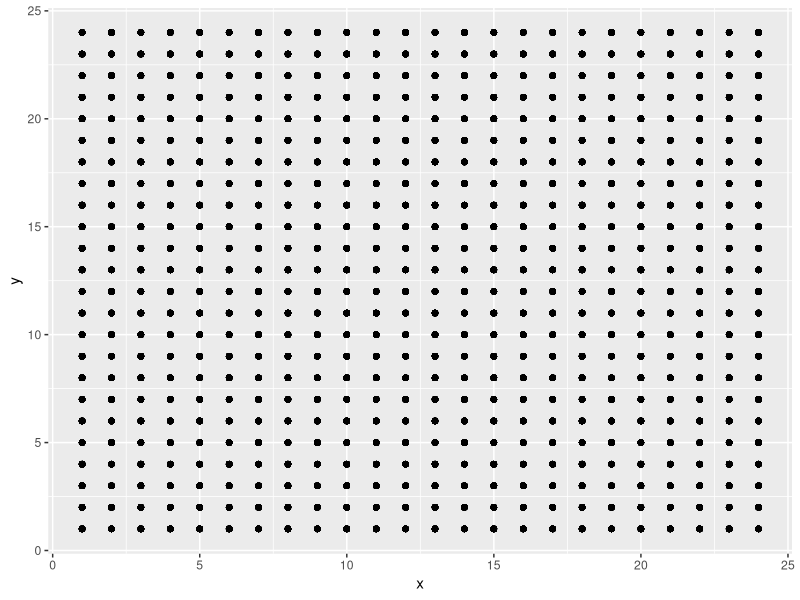
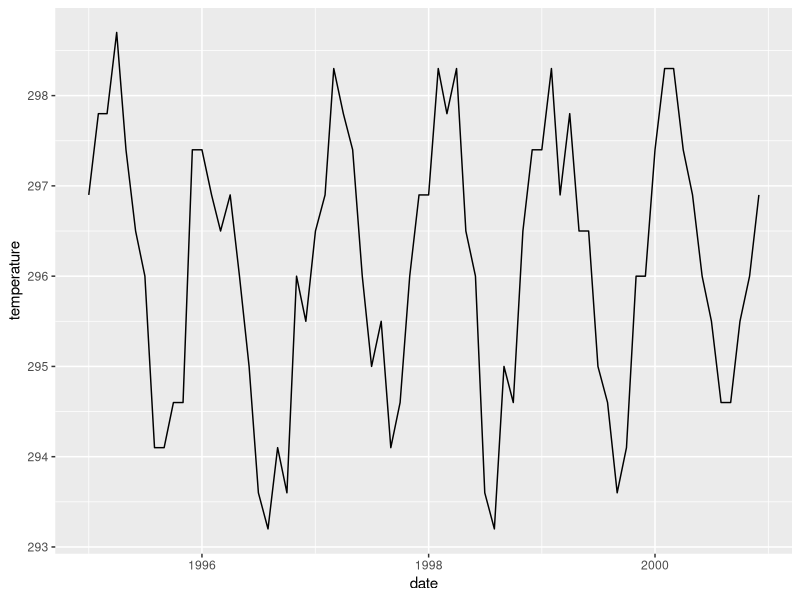
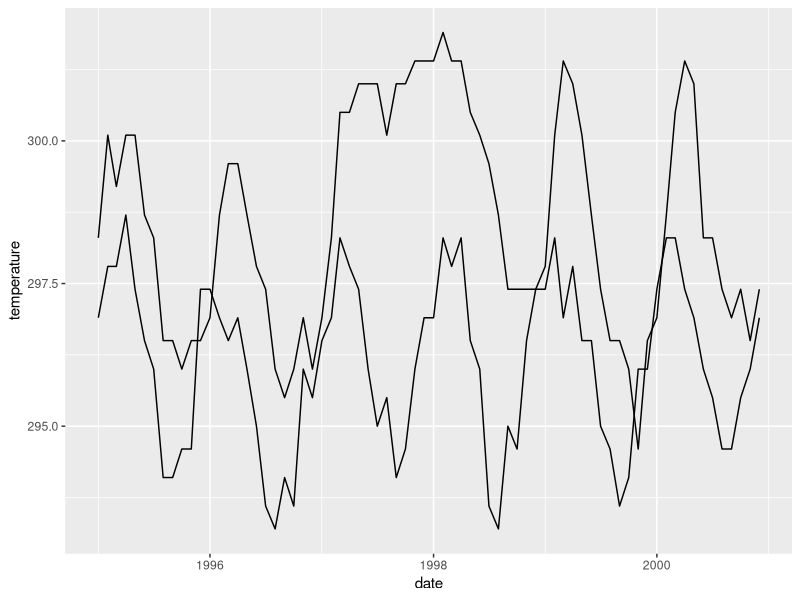
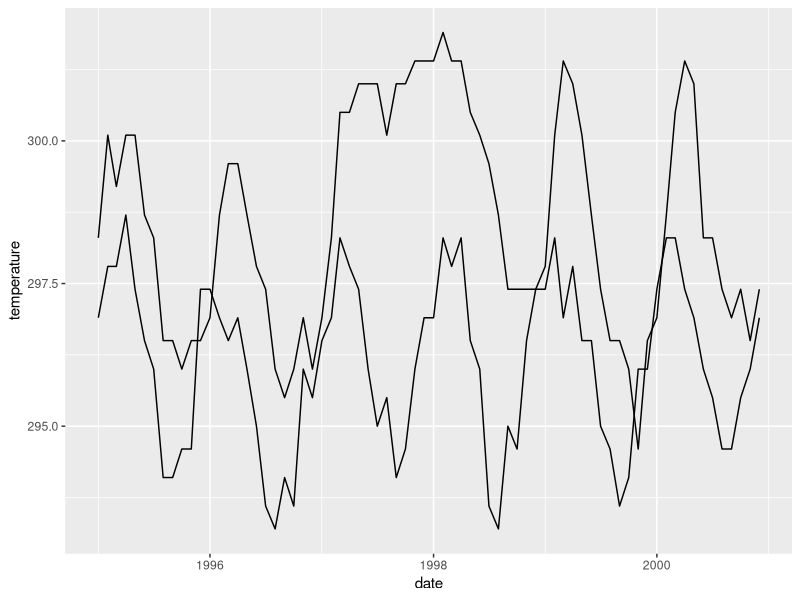
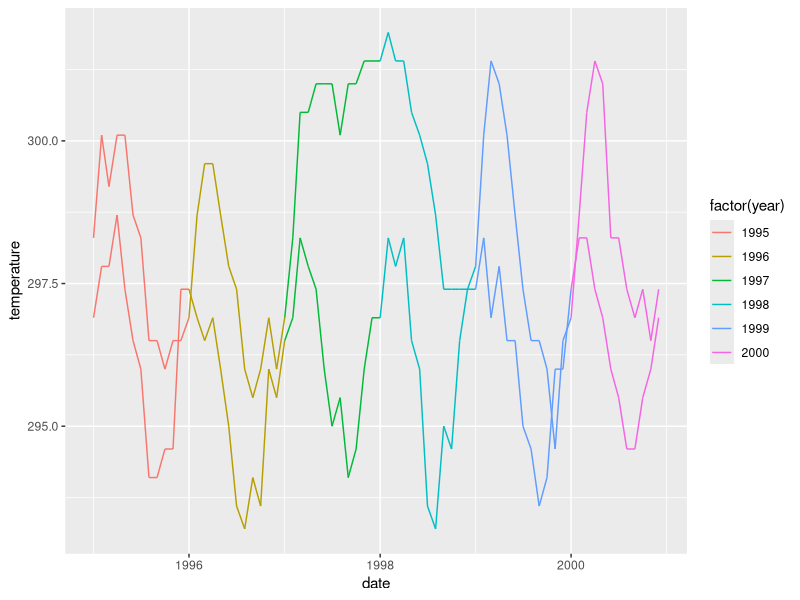
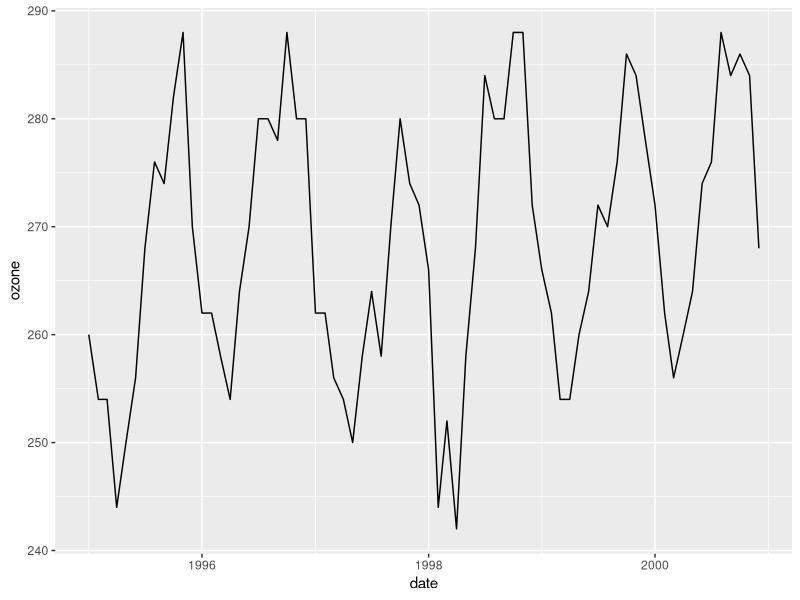
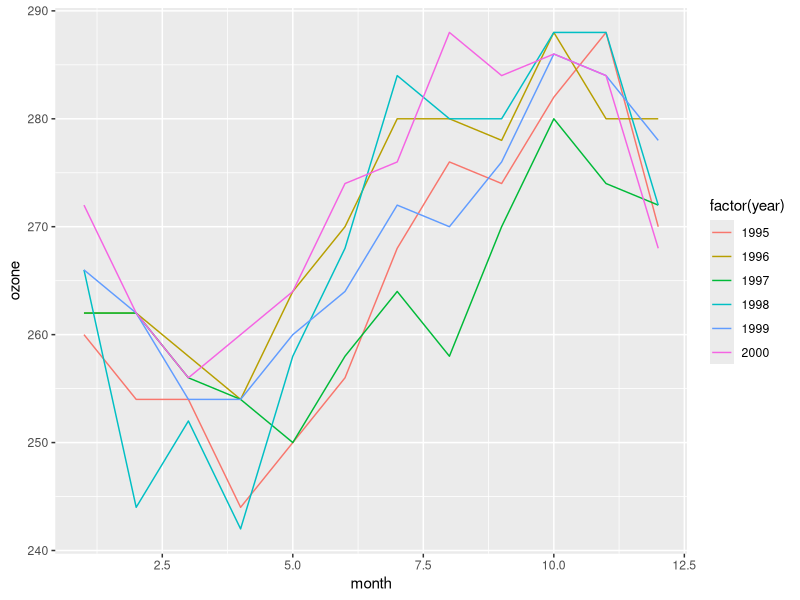
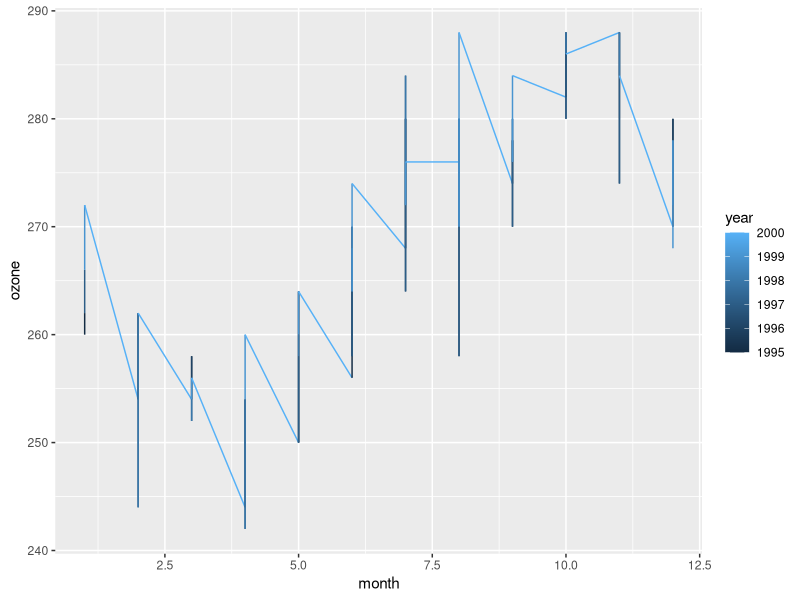

These charts were generated, in order, by the following R code:
library(tidyverse)

data(nasa, package="GGally")
nasa %>% ggplot(aes(x =x , y = y)) + geom_point()

str(nasa$date)
summary(nasa$date)
class(nasa$date)

nasa %>% filter(x == 1, y == 1) %>%
  ggplot(aes(x = date, y = temperature)) + 
  geom_line()

nasa %>% filter(x == 1, y %in% c(1, 10)) %>%
  ggplot(aes(x = date, 
             y = temperature, 
             group=id)) + 
  geom_line()

nasa %>% filter(x == 1, y %in% c(1, 10)) %>%
  ggplot(aes(x = date, 
             y = temperature, 
             group = id)) + 
  geom_line()
# nasa %>% filter(x == 1, y %in% c(1, 10)) %>% 
#   View()
nasa %>% filter(x == 1, y %in% c(1, 10)) %>%
  ggplot(aes(x = date, 
             y = temperature, 
             color = factor(year),
             group = id)) + 
  geom_line()


nasa %>% 
  filter(x == 1, y == 1) %>% 
  ggplot(aes(x = date, y = ozone)) +
  geom_line()

nasa %>% 
  filter(x == 1, y == 1) %>% 
  ggplot(aes(x = month, y = ozone,
             color = factor(year))) +
  geom_line()

nasa %>% 
  filter(x == 1, y == 1) %>% 
  ggplot(aes(x = month, y = ozone,
             color = year)) +
  geom_line()

nasa %>% 
  filter(x %in% 1:10,
         y %in% 7:10) %>% 
  ggplot(aes(x = date, y = temperature,
             group = id,
             color = factor(y))) +
  geom_line()

nasa %>% filter(id=="1-1") %>%
  ggplot(aes(x = date, y= temperature)) + 
  geom_point() +
  geom_line(color = 'red')

nasa %>% filter(id=="1-1") %>%
  ggplot(aes(x = date, y= temperature)) + 
  geom_line(color = 'red') +
  geom_point()
  
nasa %>% filter(id=="1-1") %>%
  ggplot(aes(x = date, y= temperature)) + 
  geom_point() +
  geom_line() +
  geom_smooth(method="lm", se=FALSE) +
  geom_text(aes(label = time,
                x = date + weeks(8)),
            data = nasa %>% 
              filter(id == "1-1",
                     temperature > 298))

nasa %>% filter(id=="1-1") %>%
  ggplot(aes(x = time, y= temperature)) + 
  geom_point() +
  geom_line() +
  geom_text(aes(label=time), color = 'red',  
            data=nasa %>% 
              filter(id=="1-1", time==50))

nasa %>% filter(id=="1-1") %>%
  ggplot(aes(x = time, y= temperature)) + 
  geom_point() +
  geom_line() +
  geom_text(aes(label=time), color = 'red',  
            data=nasa %>% 
              filter(id=="1-1", 
                     time %in% c(50, 72)))

nasa %>% filter(id=="1-1") %>%
  ggplot(aes(x = time, y= temperature)) + 
  geom_point() +
  geom_line() +
  geom_text(aes(label=time,
                color = factor(time)),
            data=nasa %>% 
              filter(id=="1-1", 
                     time %in% c(50, 72)))

nasa %>% filter(id=="1-1") %>%
  ggplot(aes(x = time, y= temperature)) + 
  geom_point() +
  geom_line() +
  geom_text(aes(label=id, colour=id),  
            data=nasa %>%
              filter(id=="1-1", time==50))

nasa %>% filter(id=="1-1") %>%
  ggplot(aes(x = time, y= temperature,
             colour=id)) + 
  geom_point() +
  geom_line() +
  geom_text(aes(label=id),  
            data=nasa %>%
              filter(id=="1-1", time==50))


